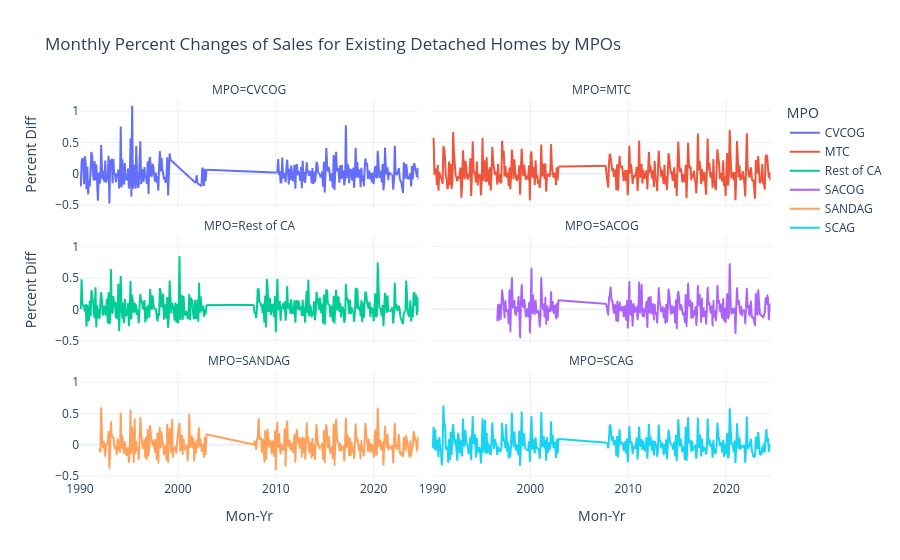

The notebook cell this image was saved under:
### Code cell
# Might want to do this one with year diffs instead

fig = px.line(mpo_frame, x='Mon-Yr', y="Percent Change", color='MPO', facet_col = 'MPO', template='plotly_white',
               facet_col_wrap=2, title='Monthly Percent Changes of Sales for Existing Detached Homes by MPOs',
                 labels={
                     "Percent Change": "Percent Diff"
                 })

fig.update_layout(yaxis_title = None)

fig.show()

### Figure 1 — Plotly figure (JSON) as saved in the notebook; plotly's stock layout.template omitted (floating-point values rounded to 4 significant figures; data arrays with more than 128 entries replaced by an {"elided": "..."} marker saying what was removed)
{"data": [{"hovertemplate": "MPO=CVCOG<br>Mon-Yr=%{x}<br>Percent Diff=%{y}<extra></extra>", "legendgroup": "CVCOG", "line": {"color": "#636efa", "dash": "solid"}, "marker": {"symbol": "circle"}, "mode": "lines", "name": "CVCOG", "showlegend": true, "type": "scattergl", "x": {"elided": "290 str values"}, "xaxis": "x5", "y": {"elided": "290 float values"}, "yaxis": "y5"}, {"hovertemplate": "MPO=MTC<br>Mon-Yr=%{x}<br>Percent Diff=%{y}<extra></extra>", "legendgroup": "MTC", "line": {"color": "#EF553B", "dash": "solid"}, "marker": {"symbol": "circle"}, "mode": "lines", "name": "MTC", "showlegend": true, "type": "scattergl", "x": {"elided": "353 str values"}, "xaxis": "x6", "y": {"elided": "353 float values"}, "yaxis": "y6"}, {"hovertemplate": "MPO=Rest of CA<br>Mon-Yr=%{x}<br>Percent Diff=%{y}<extra></extra>", "legendgroup": "Rest of CA", "line": {"color": "#00cc96", "dash": "solid"}, "marker": {"symbol": "circle"}, "mode": "lines", "name": "Rest of CA", "showlegend": true, "type": "scattergl", "x": {"elided": "354 str values"}, "xaxis": "x3", "y": {"elided": "354 float values"}, "yaxis": "y3"}, {"hovertemplate": "MPO=SACOG<br>Mon-Yr=%{x}<br>Percent Diff=%{y}<extra></extra>", "legendgroup": "SACOG", "line": {"color": "#ab63fa", "dash": "solid"}, "marker": {"symbol": "circle"}, "mode": "lines", "name": "SACOG", "showlegend": true, "type": "scattergl", "x": {"elided": "274 str values"}, "xaxis": "x4", "y": {"elided": "274 float values"}, "yaxis": "y4"}, {"hovertemplate": "MPO=SANDAG<br>Mon-Yr=%{x}<br>Percent Diff=%{y}<extra></extra>", "legendgroup": "SANDAG", "line": {"color": "#FFA15A", "dash": "solid"}, "marker": {"symbol": "circle"}, "mode": "lines", "name": "SANDAG", "showlegend": true, "type": "scattergl", "x": {"elided": "328 str values"}, "xaxis": "x", "y": {"elided": "328 float values"}, "yaxis": "y"}, {"hovertemplate": "MPO=SCAG<br>Mon-Yr=%{x}<br>Percent Diff=%{y}<extra></extra>", "legendgroup": "SCAG", "line": {"color": "#19d3f3", "dash": "solid"}, "marker": {"symbol": "circle"}, "mode": "lines", "name": "SCAG", "showlegend": true, "type": "scattergl", "x": {"elided": "354 str values"}, "xaxis": "x2", "y": {"elided": "354 float values"}, "yaxis": "y2"}], "layout": {"annotations": [{"font": {}, "showarrow": false, "text": "MPO=SANDAG", "x": 0.245, "xanchor": "center", "xref": "paper", "y": 0.2867, "yanchor": "bottom", "yref": "paper"}, {"font": {}, "showarrow": false, "text": "MPO=SCAG", "x": 0.755, "xanchor": "center", "xref": "paper", "y": 0.2867, "yanchor": "bottom", "yref": "paper"}, {"font": {}, "showarrow": false, "text": "MPO=Rest of CA", "x": 0.245, "xanchor": "center", "xref": "paper", "y": 0.6433, "yanchor": "bottom", "yref": "paper"}, {"font": {}, "showarrow": false, "text": "MPO=SACOG", "x": 0.755, "xanchor": "center", "xref": "paper", "y": 0.6433, "yanchor": "bottom", "yref": "paper"}, {"font": {}, "showarrow": false, "text": "MPO=CVCOG", "x": 0.245, "xanchor": "center", "xref": "paper", "y": 1.0, "yanchor": "bottom", "yref": "paper"}, {"font": {}, "showarrow": false, "text": "MPO=MTC", "x": 0.755, "xanchor": "center", "xref": "paper", "y": 1.0, "yanchor": "bottom", "yref": "paper"}], "legend": {"title": {"text": "MPO"}, "tracegroupgap": 0}, "title": {"text": "Monthly Percent Changes of Sales for Existing Detached Homes by MPOs"}, "xaxis": {"anchor": "y", "domain": [0, 0.49], "title": {"text": "Mon-Yr"}}, "xaxis2": {"anchor": "y2", "domain": [0.51, 1], "matches": "x", "title": {"text": "Mon-Yr"}}, "xaxis3": {"anchor": "y3", "domain": [0, 0.49], "matches": "x", "showticklabels": false}, "xaxis4": {"anchor": "y4", "domain": [0.51, 1], "matches": "x", "showticklabels": false}, "xaxis5": {"anchor": "y5", "domain": [0, 0.49], "matches": "x", "showticklabels": false}, "xaxis6": {"anchor": "y6", "domain": [0.51, 1], "matches": "x", "showticklabels": false}, "yaxis": {"anchor": "x", "domain": [0, 0.2867], "title": {}}, "yaxis2": {"anchor": "x2", "domain": [0, 0.2867], "matches": "y", "showticklabels": false}, "yaxis3": {"anchor": "x3", "domain": [0.3567, 0.6433], "matches": "y", "title": {"text": "Percent Diff"}}, "yaxis4": {"anchor": "x4", "domain": [0.3567, 0.6433], "matches": "y", "showticklabels": false}, "yaxis5": {"anchor": "x5", "domain": [0.7133, 1.0], "matches": "y", "title": {"text": "Percent Diff"}}, "yaxis6": {"anchor": "x6", "domain": [0.7133, 1.0], "matches": "y", "showticklabels": false}}}
